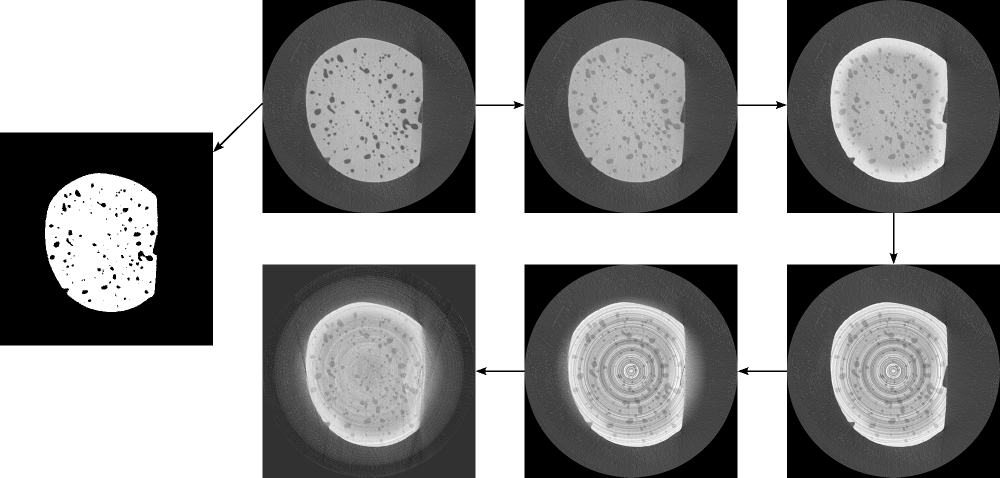
#> input picture full_process.png, 2000 x 955 px (shown at 1/2 size)
$ python -i segmentation.py   (imports and definitions only)
#> lines starting #> are read from the running program, lines starting #| are printed output that depends on the picture; after the words box and inside, x2 and y2 are one past the last pixel; in counts of white or black regions, pixels touching at a corner belong together
import cv2
import numpy as np
from sklearn.cluster import KMeans


def reduce_pore_contrast(image, reduce_contrast=True):
    """
    Reduce the contrast of internal pores in a CT image and extract specimen information.

    Parameters:
    -----------
    image : ndarray
        Input CT image
    reduce_contrast : bool, optional
        Whether to reduce the contrast of pores (default: True)

    Returns:
    --------
    tuple
        - processed_image : ndarray
            Image with reduced pore contrast
        - mask : ndarray
            Binary mask of the specimen
        - largest_contour : ndarray
            Contour points of the specimen edge
        - max_radius : float
            Maximum radius from centroid to edge
        - min_radius : float
            Minimum radius from centroid to edge
        - cluster_means : ndarray
            Mean values of the specimen and background clusters
    """
#> called with reduce_contrast = True
    # Reshape non-zero pixels for K-means
    reshaped_image = image[image != 0].reshape(-1, 1)

    # Apply k-means clustering
    kmeans = KMeans(n_clusters=2, n_init=3)
    labels = kmeans.fit_predict(reshaped_image)

    # Find mean values of specimen and background
    cluster_means = np.sort(kmeans.cluster_centers_, axis=0)

    # Calculate threshold value as midpoint between clusters
    threshold_value = np.mean(cluster_means)

    # Apply threshold
    ret, thresh = cv2.threshold(image, threshold_value, 1, cv2.THRESH_BINARY)
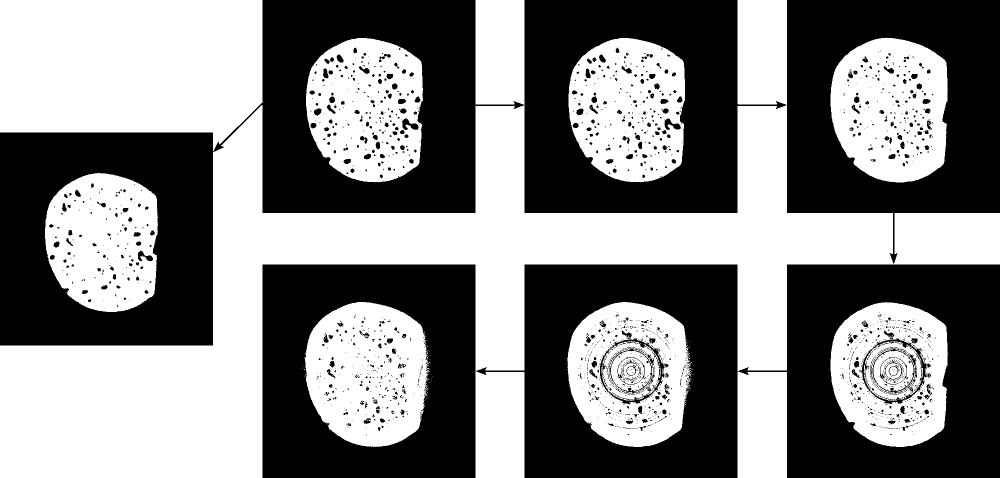
#> thresh: shape (955, 2000) (shown at 1/2 size); values 0 (black) and 1 (white), 52.2% white; 2063 black regions (1709 under 20 px)
#> ret = 153

    # Find contours
    contours, _ = cv2.findContours(thresh.astype("uint8"),
                                   cv2.RETR_EXTERNAL,
                                   cv2.CHAIN_APPROX_SIMPLE)
#> contours = 70 contours, 60 with area under 20; largest, box (x1, y1, x2, y2) and area: (0, 0, 2000, 955) 473768, (0, 0, 525, 303) 137150, (609, 604, 861, 894) 57530, (1134, 604, 1384, 894) 57233, (1661, 75, 1896, 365) 55918

    # Get largest contour (assumed to be specimen)
    largest_contour = max(contours, key=cv2.contourArea)
#> largest_contour = contour of 274 points, box (x1, y1, x2, y2) (0, 0, 2000, 955), area 473768

    # Find centroid
    M = cv2.moments(largest_contour)
#> M = moments, m00 473767.5, centre m10/m00, m01/m00 = (889.2, 561.1)
    cx = int(M['m10'] / M['m00'])
#> cx = 889
    cy = int(M['m01'] / M['m00'])
#> cy = 561

    # Calculate radii
    distances = np.sqrt((largest_contour[:, 0, 0] - cx) ** 2 +
                        (largest_contour[:, 0, 1] - cy) ** 2)
#> distances = 274 values, max 1118.2 at index 169, min 69.35 at index 91, mean 555.7
    max_radius = np.max(distances)
#> max_radius = 1118.2
    min_radius = np.min(distances)
#> min_radius = 69.35

    # Create specimen mask
    mask = np.zeros_like(image)
    cv2.drawContours(mask, [largest_contour], 0, 1, -1)
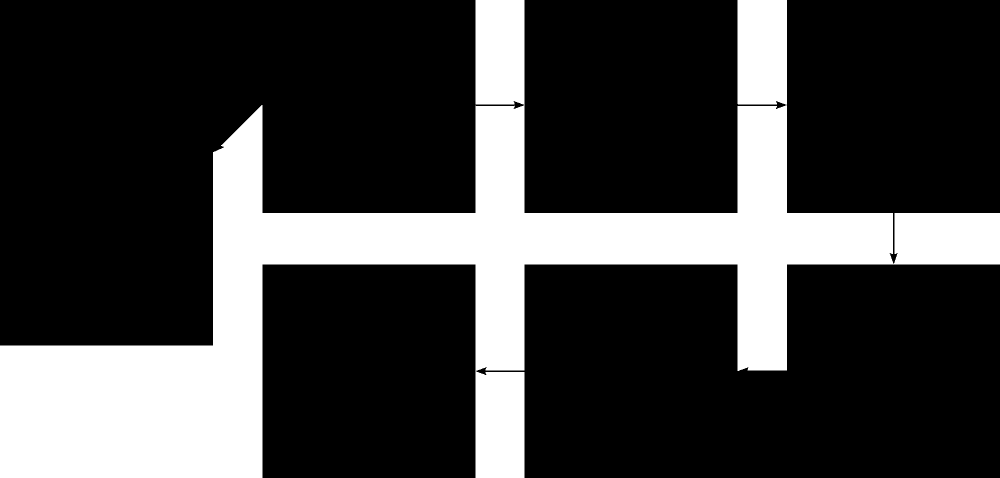
#> mask: shape (955, 2000) (shown at 1/2 size); values 0 (black) and 1 (white), 25% white; 1 white region, box (x1, y1, x2, y2) and area: (0, 0, 2000, 955) 478377

    # Process pores if requested
    if reduce_contrast:
        # Create pore mask
        pores = np.ma.where((mask == 1) & (image < threshold_value),
                            (threshold_value / 2).astype("uint16"),
                            0)
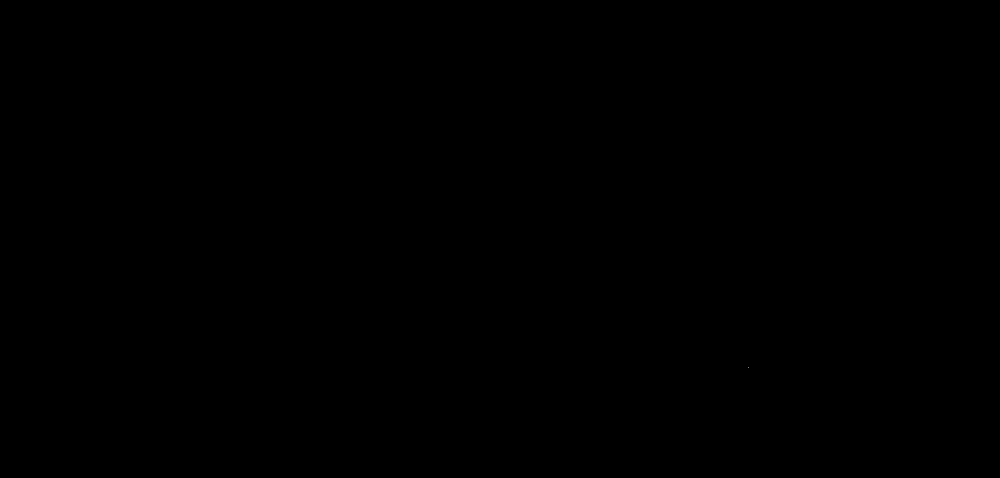
#> pores: shape (955, 2000) int64 (shown at 1/2 size); values 0 (black) and 76 (white), 0% white in thin lines or dots, all inside (x1, y1, x2, y2) = (1497, 734, 1498, 735)

        # Blur pores
        pores = cv2.blur(pores, (5, 5))
#> pores: shape (955, 2000) int32; values 0 (black) and 3 (white), 0% white; 1 white region, box (x1, y1, x2, y2) and area: (1495, 732, 1500, 737) 25

        # Add blurred pores back to image
        image = (image + pores * 1.1).astype("uint16")

    return image, mask, largest_contour, max_radius, min_radius, cluster_means

>>> import cv2
>>> picture = cv2.imread('../../full_process.png', cv2.IMREAD_GRAYSCALE)
>>> result = reduce_pore_contrast(picture)
#> result = 6 items
